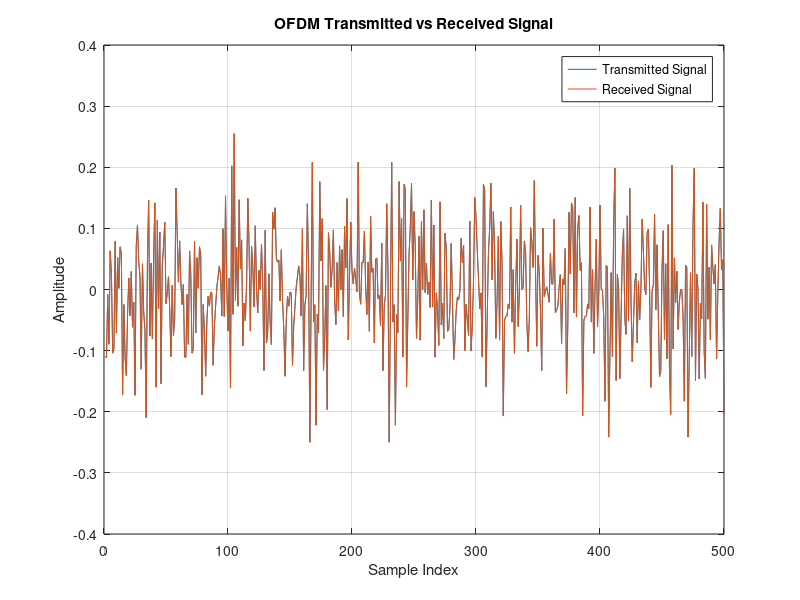
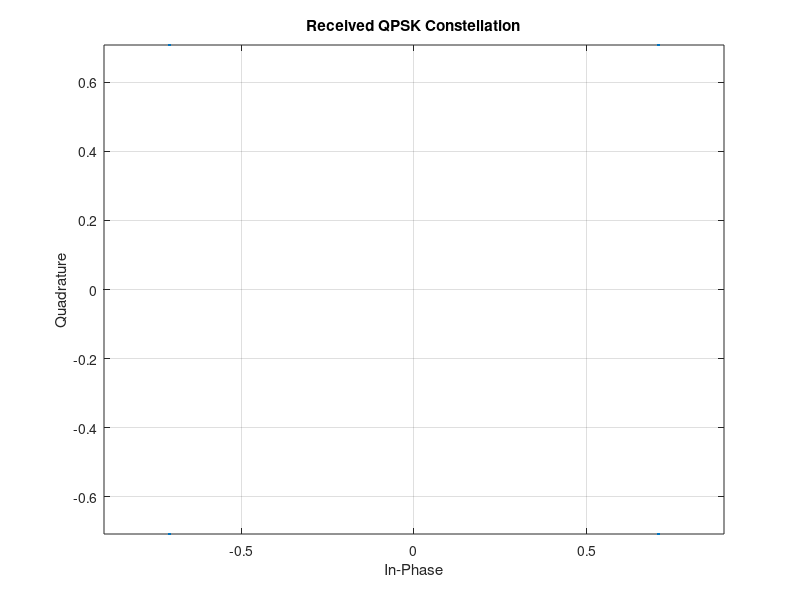

Recreate these plots in MATLAB, in order.
clc;
clear;
close all;

%% Step 4 - OFDM Transmitter and Receiver

% Number of bits
numBits = 100000;

% OFDM parameters
Nfft = 64;
cpLength = 16;

%% =========================
% TRANSMITTER
% ==========================

% Generate random bits
txBits = randi([0 1], numBits, 1);

% Make number of bits even
if mod(length(txBits),2) ~= 0
    txBits = txBits(1:end-1);
end

%% QPSK Modulation

bitPairs = reshape(txBits, 2, []).';

qpskSymbolsDecimal = bi2de(bitPairs, 'left-msb');

txQPSK = pskmod(qpskSymbolsDecimal, 4, pi/4);

%% Arrange QPSK symbols into OFDM symbols

numQPSKSymbols = length(txQPSK);

numOFDMSymbols = floor(numQPSKSymbols / Nfft);

txQPSK = txQPSK(1:numOFDMSymbols*Nfft);

ofdmInput = reshape(txQPSK, Nfft, numOFDMSymbols);

%% IFFT

ofdmTimeDomain = ifft(ofdmInput, Nfft, 1);

%% Add Cyclic Prefix

cyclicPrefix = ofdmTimeDomain(end-cpLength+1:end, :);

ofdmWithCP = [cyclicPrefix; ofdmTimeDomain];

%% Parallel to Serial

txSignal = ofdmWithCP(:);

%% =========================
% CHANNEL
% ==========================

% For now, assume ideal channel
rxSignal = txSignal;

%% =========================
% RECEIVER
% ==========================

% Convert serial signal back to OFDM symbols

rxWithCP = reshape(rxSignal, Nfft + cpLength, numOFDMSymbols);

%% Remove Cyclic Prefix

rxWithoutCP = rxWithCP(cpLength+1:end, :);

%% FFT

rxFrequencyDomain = fft(rxWithoutCP, Nfft, 1);

%% Convert Parallel to Serial

rxQPSK = rxFrequencyDomain(:);

%% QPSK Demodulation

rxQPSK = rxQPSK(1:length(txQPSK));

rxSymbolsDecimal = pskdemod(rxQPSK, 4, pi/4);

%% Convert Symbols to Bits

rxBitPairs = de2bi(rxSymbolsDecimal, 2, 'left-msb');

rxBits = reshape(rxBitPairs.', [], 1);

%% =========================
% BER CALCULATION
% ==========================

txBitsUsed = txBits(1:length(rxBits));

[numErrors, ber] = biterr(txBitsUsed, rxBits);

%% Display Results

fprintf('\n');
fprintf('===== STEP 4: OFDM RECEIVER =====\n');
fprintf('Number of transmitted bits : %d\n', length(txBitsUsed));
fprintf('Number of bit errors       : %d\n', numErrors);
fprintf('BER                        : %.10f\n', ber);

%% Plot Transmitted and Received Signal

figure;

plot(real(txSignal(1:500)));
hold on;
plot(real(rxSignal(1:500)));

grid on;

xlabel('Sample Index');
ylabel('Amplitude');

title('OFDM Transmitted vs Received Signal');

legend('Transmitted Signal','Received Signal');

%% Plot Constellation

figure;

plot(real(rxQPSK), imag(rxQPSK), '.');

grid on;
axis equal;

xlabel('In-Phase');
ylabel('Quadrature');

title('Received QPSK Constellation');
